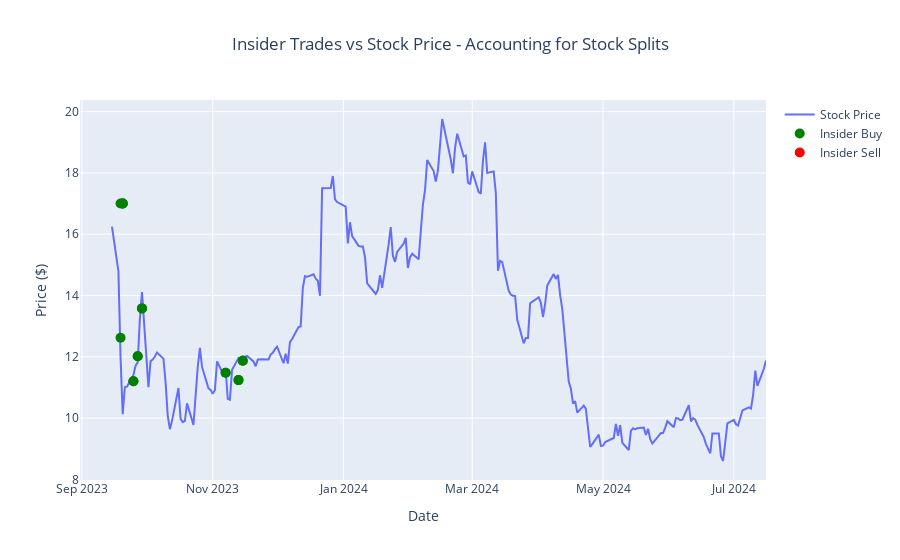

Write notebook code for a chart like this one.
### Code cell
import datetime
import plotly.graph_objects as go
import pandas as pd
import yfinance as yf
import polars as pl
import sqlalchemy as sql
from datetime import date
import numpy as np

"""
This function generates a plotly graph using a standard stock graph (from yfinance) and then plots all of the insider transactions for the stock on the graphic. red circle mean sell and green means
buy. Upon hovering over the circles, you get a lot more information about the transaction. This notebook was my original creation and testing of the main graph shown in the dash application. 
"""
def main():
    # will have to implement checks to prevent sqli just because itll be fun to do so
    ticker = input('enter stock ticker: ').upper().strip()

    engine = sql.create_engine('sqlite:///real.db')
    con = engine.connect()
    query = f'SELECT * FROM insider_data WHERE ISSUERTRADINGSYMBOL = "{ticker}"'
    # initialize dataframe with results from the query
    db_df = pd.read_sql(query, con)

    # access oldest avail insider transaction date
    oldest_date = db_df['FILING_DATE'].min()
    # subtract 2 years from oldest inside trade 
    oldest_date = (datetime.datetime.strptime(oldest_date,"%Y-%m-%d")  - datetime.timedelta(days=365*1)).date()
    todays_date = date.today().strftime('%Y-%m-%d')
    # get stock data on the daily timeframe from the oldest avail insider (actions=True gives us info about stock split)
    stock_data = yf.download(ticker, start=oldest_date, end=todays_date, actions=True)
    
    # get all rows where stock splits are not = 0
    split = stock_data[stock_data['Stock Splits'] != 0]
    
    # if there are stock splits -> change the price per share to that stock close price on that given day (thus reflecting the stock split)
    if len(split) > 0:
        for index, row in db_df.iterrows():
            try:
                db_df.at[index, 'TRANS_PRICEPERSHARE'] = round(stock_data.loc[row['FILING_DATE'], 'Close'], 2)
            except KeyError:
                db_df.drop(index)
    
    #print(db_df.head())
    fig = go.Figure()

    # stock_data.index is the date, then the y axis is plotting the closing price
    fig.add_trace(go.Scatter(x=stock_data.index, y=stock_data['Close'], name='Stock Price'))

    # create a scatter plot for the insider trading info:
    insider_trace = go.Scatter(
        x=db_df['FILING_DATE'],
        y=db_df['TRANS_PRICEPERSHARE'],      #stock_data.loc[db_df['FILING_DATE'], 'Close'],
        mode='markers',
        marker=dict(
            color=db_df['TRANS_ACQUIRED_DISP_CD'].apply(lambda x: 'green' if x == 'A' else 'red'),
            size=10
        ),
        showlegend=False,
        hovertext=db_df.apply(lambda row: f"Insider Transaction Info:<br>Shares:{row['TRANS_SHARES']}<br>Avg Cost: ${row['TRANS_PRICEPERSHARE']}<br>Filed on {row['FILING_DATE']}", axis=1),
        hoverinfo='text'
    )
    # Add legend entries for buy and sell markers
    fig.add_trace(go.Scatter(x=[None], y=[None], mode='markers', marker=dict(color='green', size=10), showlegend=True, name='Insider Buy'))
    fig.add_trace(go.Scatter(x=[None], y=[None], mode='markers', marker=dict(color='red', size=10), showlegend=True, name='Insider Sell'))

    # Add traces to the figure
    fig.add_trace(insider_trace)

    fig.update_layout(
    title="Insider Trades vs Stock Price - Accounting for Stock Splits",
    xaxis_title="Date",
    yaxis_title="Price ($)",
    title_x=0.5,
    annotations=[
        dict(
            xref="paper",
            yref="paper",
            x=0.5,
            y=-.3,
            showarrow=False,
            text="Data source: Yahoo Finance / SEC"
        )
    ]
)

    fig.show()


        

if __name__ == '__main__':
    main()

### Figure 1 — Plotly figure (JSON) as saved in the notebook; plotly's stock layout.template omitted (floating-point values rounded to 4 significant figures; data arrays with more than 128 entries replaced by an {"elided": "..."} marker saying what was removed)
{"data": [{"name": "Stock Price", "type": "scatter", "x": {"elided": "209 str values"}, "y": {"elided": "209 float values"}}, {"marker": {"color": "green", "size": 10}, "mode": "markers", "name": "Insider Buy", "showlegend": true, "type": "scatter", "x": [null], "y": [null]}, {"marker": {"color": "red", "size": 10}, "mode": "markers", "name": "Insider Sell", "showlegend": true, "type": "scatter", "x": [null], "y": [null]}, {"hoverinfo": "text", "hovertext": ["Insider Transaction Info:<br>Shares:35010.0<br>Avg Cost: $11.87<br>Filed on 2023-11-15", "Insider Transaction Info:<br>Shares:35010.0<br>Avg Cost: $11.87<br>Filed on 2023-11-15", "Insider Transaction Info:<br>Shares:140605.0<br>Avg Cost: $11.24<br>Filed on 2023-11-13", "Insider Transaction Info:<br>Shares:140605.0<br>Avg Cost: $11.24<br>Filed on 2023-11-13", "Insider Transaction Info:<br>Shares:95694.0<br>Avg Cost: $11.48<br>Filed on 2023-11-07", "Insider Transaction Info:<br>Shares:95694.0<br>Avg Cost: $11.48<br>Filed on 2023-11-07", "Insider Transaction Info:<br>Shares:76511.0<br>Avg Cost: $13.58<br>Filed on 2023-09-29", "Insider Transaction Info:<br>Shares:76511.0<br>Avg Cost: $13.58<br>Filed on 2023-09-29", "Insider Transaction Info:<br>Shares:58504.0<br>Avg Cost: $12.02<br>Filed on 2023-09-27", "Insider Transaction Info:<br>Shares:58504.0<br>Avg Cost: $12.02<br>Filed on 2023-09-27", "Insider Transaction Info:<br>Shares:100740.0<br>Avg Cost: $11.2<br>Filed on 2023-09-25", "Insider Transaction Info:<br>Shares:100740.0<br>Avg Cost: $11.2<br>Filed on 2023-09-25", "Insider Transaction Info:<br>Shares:1500000.0<br>Avg Cost: $17.0<br>Filed on 2023-09-20", "Insider Transaction Info:<br>Shares:1500000.0<br>Avg Cost: $17.0<br>Filed on 2023-09-20", "Insider Transaction Info:<br>Shares:1500000.0<br>Avg Cost: $17.0<br>Filed on 2023-09-20", "Insider Transaction Info:<br>Shares:15000.0<br>Avg Cost: $12.62<br>Filed on 2023-09-19", "Insider Transaction Info:<br>Shares:1764705.0<br>Avg Cost: $17.0<br>Filed on 2023-09-19"], "marker": {"color": ["green", "green", "green", "green", "green", "green", "green", "green", "green", "green", "green", "green", "green", "green", "green", "green", "green"], "size": 10}, "mode": "markers", "showlegend": false, "type": "scatter", "x": ["2023-11-15", "2023-11-15", "2023-11-13", "2023-11-13", "2023-11-07", "2023-11-07", "2023-09-29", "2023-09-29", "2023-09-27", "2023-09-27", "2023-09-25", "2023-09-25", "2023-09-20", "2023-09-20", "2023-09-20", "2023-09-19", "2023-09-19"], "y": [11.87, 11.87, 11.24, 11.24, 11.48, 11.48, 13.58, 13.58, 12.02, 12.02, 11.2, 11.2, 17, 17, 17, 12.62, 17]}], "layout": {"annotations": [{"showarrow": false, "text": "Data source: Yahoo Finance / SEC", "x": 0.5, "xref": "paper", "y": -0.3, "yref": "paper"}], "title": {"text": "Insider Trades vs Stock Price - Accounting for Stock Splits", "x": 0.5}, "xaxis": {"title": {"text": "Date"}}, "yaxis": {"title": {"text": "Price ($)"}}}}
